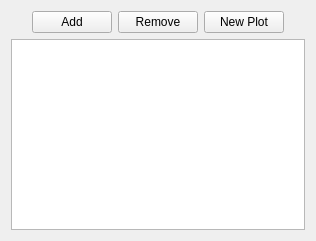
<?xml version="1.0" encoding="UTF-8"?>
<ui version="4.0">
 <class>Form</class>
 <widget class="QWidget" name="Form">
  <property name="geometry">
   <rect>
    <x>0</x>
    <y>0</y>
    <width>316</width>
    <height>241</height>
   </rect>
  </property>
  <property name="windowTitle">
   <string>Form</string>
  </property>
  <layout class="QVBoxLayout" name="verticalLayout">
   <item>
    <layout class="QHBoxLayout" name="horizontalLayout">
     <item>
      <spacer name="horizontalSpacer">
       <property name="orientation">
        <enum>Qt::Horizontal</enum>
       </property>
       <property name="sizeHint" stdset="0">
        <size>
         <width>40</width>
         <height>20</height>
        </size>
       </property>
      </spacer>
     </item>
     <item>
      <widget class="QPushButton" name="addButton">
       <property name="toolTip">
        <string>Add field(s) to the plot.</string>
       </property>
       <property name="text">
        <string>Add</string>
       </property>
      </widget>
     </item>
     <item>
      <widget class="QPushButton" name="removeButton">
       <property name="toolTip">
        <string>Remove field(s) from the plot.</string>
       </property>
       <property name="text">
        <string>Remove</string>
       </property>
      </widget>
     </item>
     <item>
      <widget class="QPushButton" name="replaceButton">
       <property name="toolTip">
        <string>Make a new plot with just these field(s).</string>
       </property>
       <property name="text">
        <string>New Plot</string>
       </property>
      </widget>
     </item>
     <item>
      <spacer name="horizontalSpacer_2">
       <property name="orientation">
        <enum>Qt::Horizontal</enum>
       </property>
       <property name="sizeHint" stdset="0">
        <size>
         <width>40</width>
         <height>20</height>
        </size>
       </property>
      </spacer>
     </item>
    </layout>
   </item>
   <item>
    <widget class="QTableView" name="tableView">
     <property name="alternatingRowColors">
      <bool>true</bool>
     </property>
     <property name="gridStyle">
      <enum>Qt::DotLine</enum>
     </property>
     <attribute name="verticalHeaderVisible">
      <bool>false</bool>
     </attribute>
    </widget>
   </item>
  </layout>
 </widget>
 <resources/>
 <connections/>
</ui>
